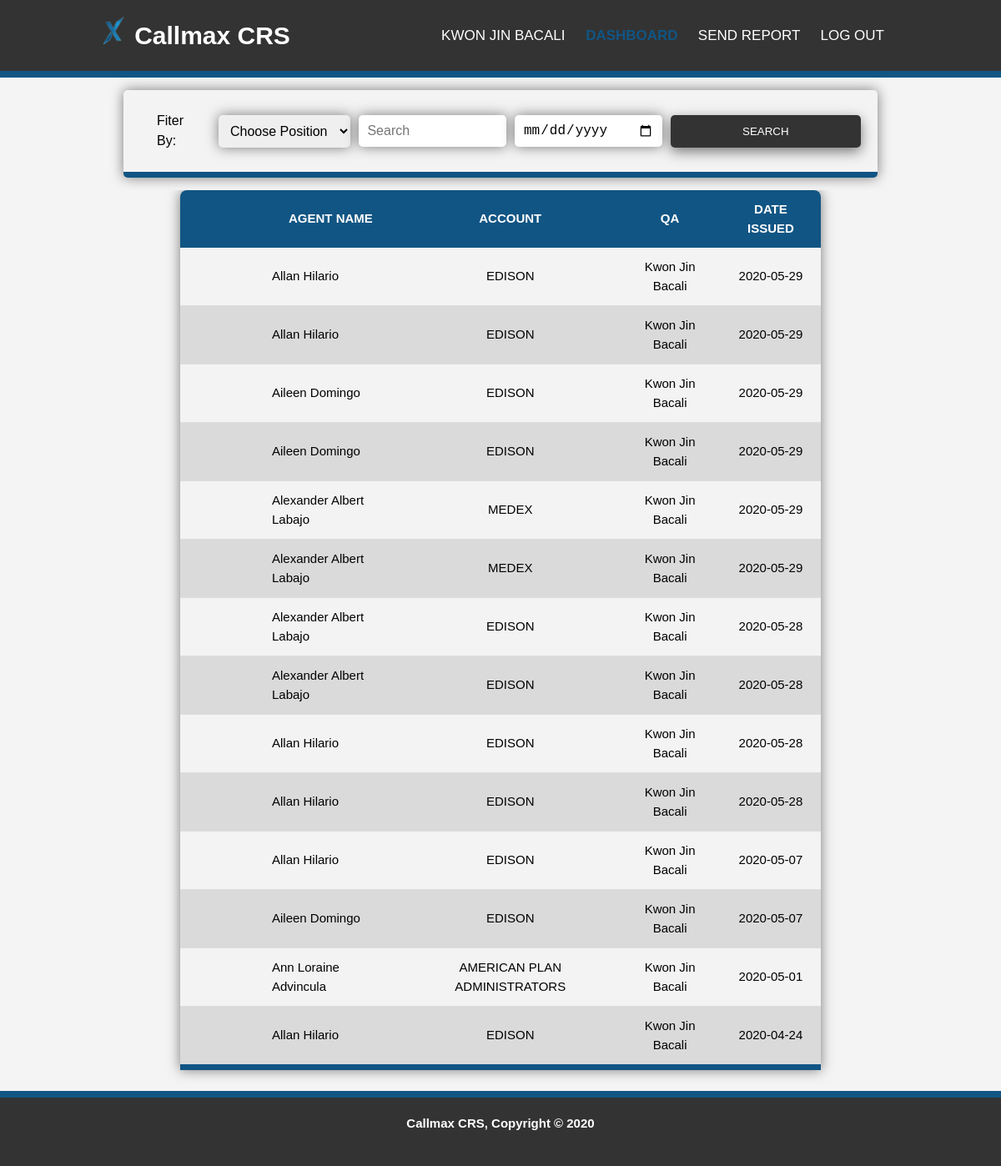
The app's page /QAV/reports.php (signed in) with its own data.
### tables this page shows
CREATE TABLE `qav_data` (
  `id` int(11) NOT NULL,
  `date_issued` date DEFAULT NULL,
  `name` varchar(255) DEFAULT NULL,
  `account` varchar(255) DEFAULT NULL,
  `qa` varchar(255) DEFAULT NULL,
  `focusitem` longtext DEFAULT NULL,
  `coachingopportunities` longtext DEFAULT NULL
);

### text/text.php (called while the page is built, shortened)
<?php
$text['header'] = 'Callmax CRS';
$text['signup'] = 'Sign up';
$text['login'] = 'Login';
$text['send-report'] = 'Send Report';
$text['logout'] = 'log out';
$text['dashboard'] = 'dashboard';
$text['info'] = 'Info';
$text['ack-link'] = 'Acknowledgement Link';
$text['welcome-title'] = ''.$text['header'].' | Welcome';
$text['login-welcome'] = 'Welcome!';
$text['username'] = 'Username';
$text['password'] = 'Password';
$text['forgot-password'] = 'Forgot password?';
$text['no-account'] = 'Don\'t have an account?';
$text['freepik'] = 'Designed by Freepik';
$text['reg-title'] = ''.$text['header'].' | Sign Up';
$text['register-head'] = 'Registration';
$text['firstname'] = 'First Name';
$text['lastname'] = 'Last Name';
$text['email'] = 'Email';
$text['email-add'] = 'Email Address';
$text['cpassword'] = 'Confirm Password';
$text['position'] = 'Position';
$text['choose-pos'] = 'Choose Position';
$text['qav'] = 'Quality Analyst - Voice';
$text['qan'] = 'Quality Analyst - Non-Voice';
$text['hr'] = 'Human Resources';
$text['tl'] = 'Team Leader';
$text['am'] = 'Account Manager';
$text['mis'] = 'MIS';
$text['kpi'] = 'KPI';
$text['accounts'] = 'Accounts';
$text['minus'] = '-';
$text['plus'] = '+';
$text['add-account'] = 'Add Account';
$text['yes-account'] = 'Already have an account?';
$text['login-here'] = 'Login Here';
$text['reg-success'] = 'Registration Successful';
$text['reg-failed'] = 'Registration Failed, Please check the availability of registration';
$text['click-login-here'] = 'Click here to login';
$text['acccess-denied'] = 'Access Denied';
$text['click-here'] = 'Click here';
$text['reg-again'] = 'Click here to register again';
$text['dashboard-title'] = ''.$text['header'].' | Dashboard';
$text['name'] = 'Name';
$text['account'] = 'Account';
$text['status'] = 'status';
$text['search'] = 'Search';
$text['agentname'] = 'Agent Name';
$text['report-type'] = 'Type of Report';
$text['date-issued'] = 'Date Issued';
$text['sendreport-title'] = ''.$text['header'].' | Send Report';
$text['coaching-form'] = 'Coaching Form';
$text['select-name'] = 'Select Name';
$text['select-account'] = 'Select Account';
$text['choose-issue'] = 'Choose Issue';
$text['issue'] = 'Issue';
$text['knowledge'] = 'Knowledge';
$text['attitude'] = 'Attitude';
$text['skill'] = 'Skill';

### QAV/reports.php (the view, shortened to what this page needs)
<!DOCTYPE html>
<?php include ('../text/text.php');?>
<html>
<head>
    <link rel="stylesheet" type="text/css" href="../css/html-style.css">
</head>
<body>
    <?php
    if (isset($_SESSION['name'])) {
        if ($_SESSION['demerits']=='QAV' || $_SESSION['demerits']=='SUPERADMIN') {
        $search = @$_POST['search'];
        $date = @$_POST['date'];
    ?>
<header>
    <div class="container">
      <div class="heading">
        <div id="branding">
            <h1><img src="../img/favicon.png" alt="logo" /> <?php echo $text['header'];?></h1>
        </div>
        <nav>
            <ul>
              <li><a href=""><?php echo $_SESSION['name']; ?> </a></li>
              <li class="current"><a href='reports.php'><?php echo $text['dashboard']; ?></a></li>
              <li><a href="sendReport.php"><?php echo $text['send-report']; ?></a></li>
              <li><a href='../logout.php?logout' onclick="return confirm('Are you sure you want to logout?')"><?php echo $text['logout']; ?></a></li>
            </ul>
        </nav>
      </div>
    </div>
</header>
<div class="main-container">
  <div class="container">
    <div class="subcontainer">
              <form class="searchForm" name="searchForm" method="post" autocomplete="off">
                <label>Fiter By:</label>
                <select name="item">
                    <option value="" disabled selected hidden><?php echo $text['choose-pos']; ?></option>
                </select>
                <input type="text" name="search" placeholder="<?php echo $text['search']; ?>" >
                <input type="date" name="date">
                <button class="button" type="submit" name="searchForm"><?php echo $text['search']; ?></button>
                <?php
                $choices = isset($_POST['item']) ? $_POST['item'] : 1;
                 ?>
          </form>
      </div>
      <div class="subcontainer">
        <div class="tablebox">
        <?php
        if ($choices == null) {
        ?>
        <?php
        }
        else {
        ?>
        <?php
          include('../connection.php');
            $query1 = "SELECT * FROM qav_data WHERE UPPER(" .$choices. ") LIKE UPPER('%" .$search. "%') AND date_issued LIKE '".$date."%' ORDER BY id DESC,date_issued ASC limit 50";
            $result1 = mysqli_query($connection, $query1);
            if (mysqli_num_rows($result1) > 0) {
        ?>
          <div class="table_div">
            <table class="dashboard-table">
              <thead>
                <tr>
                  <th><?php echo $text['agentname']; ?></th>
                  <th><?php echo $text['account']; ?></th>
                  <th><?php echo $text['qa']; ?></th>
                  <th><?php echo $text['date-issued']; ?></th>
                </tr>
              </thead>
              <tbody>
              <?php
                while ($row1 = mysqli_fetch_assoc($result1)) {
              ?>
              <tr onclick="window.location='info.php?n=<?php echo $row1['id']; ?>'" class="only">
                <td><?php echo $row1['name']; ?></td>
                <td class="tableData"> <?php echo $row1['account']; ?></td>
                <td class="tableData"> <?php echo $row1['qa']; ?></td>
                <td class="tableData"> <?php echo $row1['date_issued']; ?></td>
            <?php
              }
              ?>
            </tr>
          </tbody>
        </table>
      </div>
<?php
}
?>
<?php } ?>
        </div>
    </div>
  </div>
</div>
<?php
        }else{
            header("location:../error/error.php");
        }
    }else{
        header("location:../index.php?e=Please Log in");
    }
?>
<footer>
    <h4><?php echo $text['footer']; ?></h4>
</footer>
</body>
</html>

### css/html-style.css (style rules this page uses)
:root { --primary-color: #115584; --bg-color: #f4f4f4; --dark-grey: #333; --orange: #f56101; --green: #00aa00; --yellow: #ffc530; }
body { padding: 0; margin: 0; background-color: var(--bg-color); font: 15px/1.5 Arial, Helvetica, sans-serif; }
a { text-decoration: none; color: var(--primary-color); transition: all 250ms ease; transition-property: all; transition-duration: 250ms; transition-timing-function: ease; transition-delay: 0s; }
.container { width: 80%; margin: auto; overflow: hidden; }
.subcontainer { width: 100%; margin: auto; overflow: hidden; }
.main-container { min-height: calc(99.2vh - 85.19px - 89.88px); width: 100%; margin: auto; overflow: hidden; }
.button { border: none; color: #fff; background-color: #333; width: 250px; padding: 10px 10px 10px 10px; border-radius: 5px; text-transform: uppercase; box-shadow: 0px 5px 15px 0px rgba(0, 0, 0, 0.5); transition: all 250ms ease; transition-property: all; transition-duration: 250ms; transition-timing-function: ease; transition-delay: 0s; }
.heading { position: relative; width: 100%; margin: auto; padding: 42.5px 0; }
header { position: sticky; top: 0px; background-color: var(--dark-grey); color: #fff; border-bottom: var(--primary-color) solid 8px; }
.heading #branding { position: absolute; top: 0; left: 0; }
.heading #branding h1 img { width: 10%; }
.heading a { color: #fff; text-decoration: none; text-transform: uppercase; font-size: 17px; }
.heading nav { position: absolute; top: 0; right: 0; padding: 15px 10px; }
.heading li { display: inline; padding: 0 10px; }
.heading .current a { color: var(--primary-color); font-weight: bold; }
.searchForm select, .searchForm input[type="date"], .searchForm input[type="text"] { padding-right: 15px; margin-right: 10px; box-shadow: 0 0 15px rgba(0, 0, 0, 0.5); }
.searchForm { display: flex; justify-content: center; align-items: center; text-align: left; width: 90%; margin: auto; margin-top: 15px; margin-bottom: 15px; padding: 10px 20px 10px 20px; border-radius: 5px; border-bottom: var(--primary-color) solid 7px; box-shadow: 0 0 15px rgba(0, 0, 0, 0.5); background: #f3f3f3; overflow: hidden; }
.searchForm input[type="date"], .searchForm input[type="text"], .searchForm select { width: 20%; padding: 10px 10px 10px 10px; border-radius: 5px; border: none; font-size: 16px; box-shadow: 0 0 15px rgba(0, 0, 0, 0.5); margin-right: 10px; }
.searchForm input[type="date"] { height: 18px; }
.searchForm label { font-size: 16px; padding: 15px 20px; }
.searchForm button { padding: 12px 10px; }
.dashboard-table { width: 80%; text-align: left; border-collapse: collapse; margin: auto; margin-bottom: 25px; border-radius: 8px 8px 0 0; overflow: hidden; box-shadow: 0 0 15px rgba(0, 0, 0, 0.5); }
.dashboard-table thead { position: sticky; top: 0; background-color: var(--primary-color); color: #fff; text-transform: uppercase; }
.dashboard-table th, .dashboard-table td { padding: 12px 15px; text-align: center; }
.dashboard-table td:first-child { text-align: left; padding-left: 110px; }
.dashboard-table th:first-child { text-align: left; padding-left: 130px; }
.dashboard-table tbody tr { border-bottom: #dddddd 1px solid; background: #f3f3f3; cursor: pointer; transition: all 250ms ease; transition-property: all; transition-duration: 250ms; transition-timing-function: ease; transition-delay: 0s; }
.dashboard-table tbody tr:nth-of-type(even) { background-color: #dadada; }
.dashboard-table tbody tr:last-of-type { border-bottom: var(--primary-color) 7px solid; }
footer { padding-bottom: 20px; text-align: center; border-top: var(--primary-color) solid 8px; background-color: var(--dark-grey); color: #fff; }

### records on screen
qav_data: name "Allan Hilario", account "EDISON", qa "Kwon Jin Bacali", date_issued "2020-05-29"
qav_data: name "Allan Hilario", account "EDISON", qa "Kwon Jin Bacali", date_issued "2020-05-29"
qav_data: name "Aileen Domingo", account "EDISON", qa "Kwon Jin Bacali", date_issued "2020-05-29"
qav_data: name "Aileen Domingo", account "EDISON", qa "Kwon Jin Bacali", date_issued "2020-05-29"
qav_data: name "Alexander Albert Labajo", account "MEDEX", qa "Kwon Jin Bacali", date_issued "2020-05-29"
qav_data: name "Alexander Albert Labajo", account "MEDEX", qa "Kwon Jin Bacali", date_issued "2020-05-29"
qav_data: name "Alexander Albert Labajo", account "EDISON", qa "Kwon Jin Bacali", date_issued "2020-05-28"
qav_data: name "Alexander Albert Labajo", account "EDISON", qa "Kwon Jin Bacali", date_issued "2020-05-28"
qav_data: name "Allan Hilario", account "EDISON", qa "Kwon Jin Bacali", date_issued "2020-05-28"
qav_data: name "Allan Hilario", account "EDISON", qa "Kwon Jin Bacali", date_issued "2020-05-28"
qav_data: name "Allan Hilario", account "EDISON", qa "Kwon Jin Bacali", date_issued "2020-05-07"
qav_data: name "Aileen Domingo", account "EDISON", qa "Kwon Jin Bacali", date_issued "2020-05-07"
qav_data: name "Ann Loraine Advincula", account "AMERICAN PLAN ADMINISTRATORS", qa "Kwon Jin Bacali", date_issued "2020-05-01"
qav_data: name "Allan Hilario", account "EDISON", qa "Kwon Jin Bacali", date_issued "2020-04-24"

### other values on screen
$text['header'] "Callmax CRS"
$_SESSION['name'] "KWON JIN BACALI"
$text['dashboard'] "DASHBOARD"
$text['send-report'] "SEND REPORT"
$text['logout'] "LOG OUT"
$text['search'] "SEARCH"
$text['agentname'] "AGENT NAME"
$text['account'] "ACCOUNT"
$text['qa'] "QA"
$text['date-issued'] "DATE ISSUED"
$text['footer'] "Callmax CRS, Copyright © 2020"
form field item "Choose Position"
